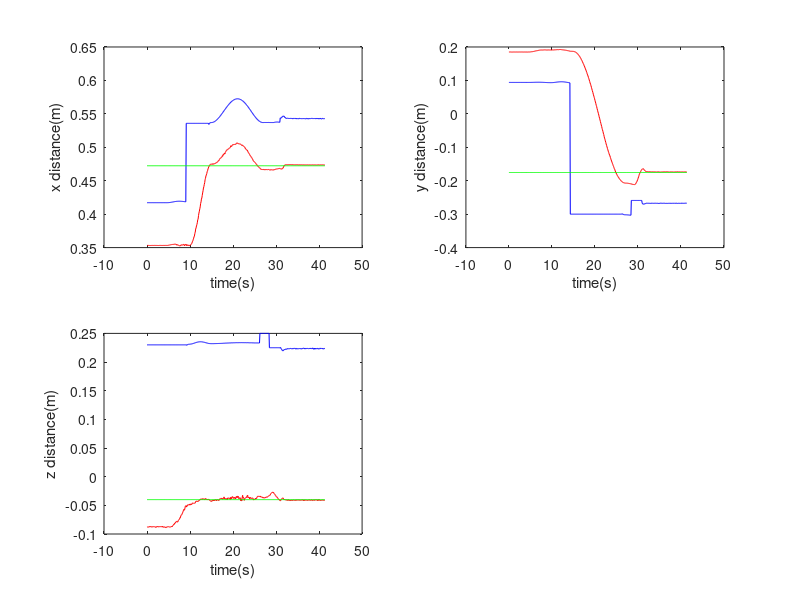

The MATLAB source for this figure: (Note: this script raises an error after producing the figure.)
load aim_point_2_20180826.txt;
sec = aim_point_2_20180826(:,1);
aim_x = aim_point_2_20180826(:,2);
aim_y = aim_point_2_20180826(:,3);
aim_z = aim_point_2_20180826(:,4);

load arm_end_point_20180826.txt;
arm_x = arm_end_point_20180826(:,2);
arm_y = arm_end_point_20180826(:,3);
arm_z = arm_end_point_20180826(:,4);

box_x=0.4724*exp(sec-sec);
box_y=-0.1754*exp(sec-sec);
box_z=-0.04*exp(sec-sec);
figure(2);
subplot(2,2,1);
plot(sec, arm_x,'-b',sec, aim_x,'-r',sec,box_x,'g');

xlabel('time(s)');
ylabel('x distance(m)');
subplot(2,2,2);
plot(sec, arm_y,'-b',sec, aim_y,'-r',sec,box_y,'g');
xlabel('time(s)');
ylabel('y distance(m)');

subplot(2,2,3);
plot(sec, arm_z,'-b',sec, aim_z,'-r',sec,box_z,'g');
xlabel('time(s)');
ylabel('z distance(m)');
legend('arm','parper','box');

